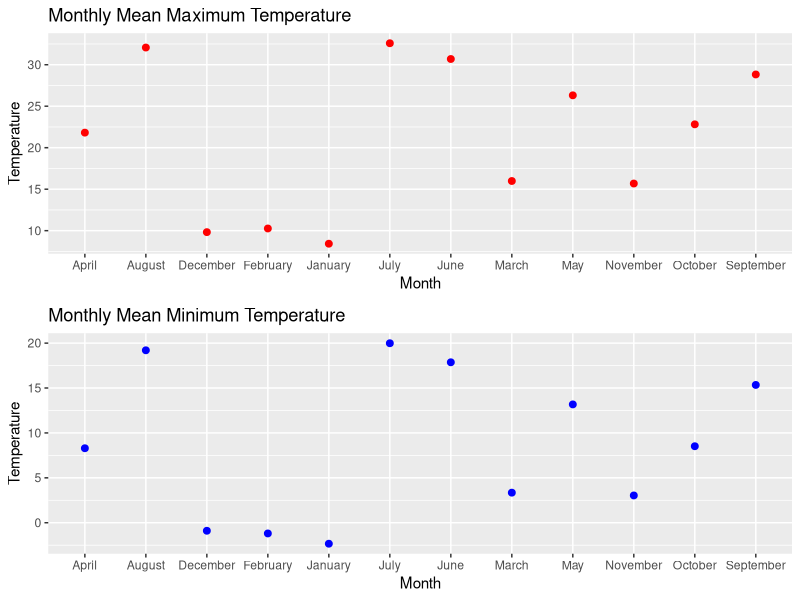
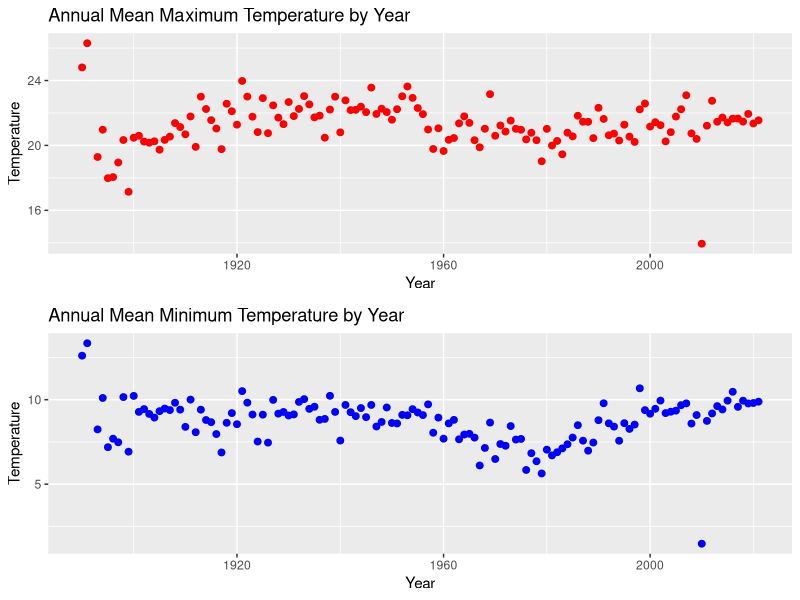
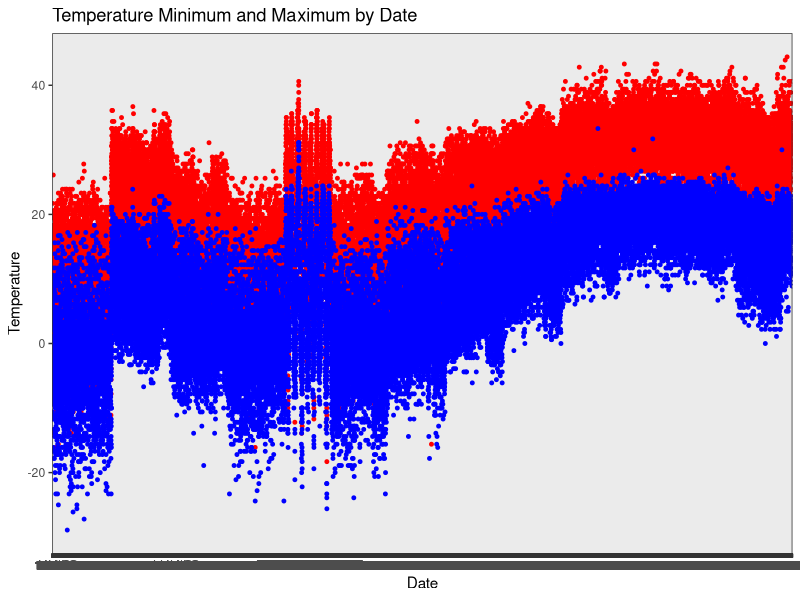

Write R code to recreate these figures, in order.
#lab_meeting_assignment
#Joe Endris

library(dplyr)
library(ggplot2)
library(gridExtra)

raw_climate <-read.csv("clarksville_climate.csv")

#clean shop, happy shop
clean_TMAX <- filter(raw_climate,TMAX !="")
clean_TMIN <- filter(clean_TMAX,TMIN !="")
climate <- filter(clean_TMIN, YEAR !="")

glimpse(climate)
head(climate)

#create mean TMIN/TMAX by month
monthlyTMAX <- climate %>%
  group_by(MONTH) %>%
  summarise(meanTMAX = mean(TMAX),
            sdTMAX = sd(TMAX))

monthlyTMIN <- climate %>%
  group_by(MONTH) %>%
  summarise(
    meanTMIN = mean(TMIN),
            sdTMIN = sd(TMIN))


#plot monthly mean TMAX/TMIN
monthlyTMAX_plot <- ggplot(monthlyTMAX, aes(x= MONTH, y=meanTMAX))+
  geom_point(size=2, color="red")+
  xlab("Month")+
  ylab("Temperature")+
  ggtitle("Monthly Mean Maximum Temperature")

monthlyTMIN_plot <- ggplot(monthlyTMIN, aes(x= MONTH, y=meanTMIN))+
  geom_point(size=2, color="blue")+
  xlab("Month")+
  ylab("Temperature")+
  ggtitle("Monthly Mean Minimum Temperature")

grid.arrange(monthlyTMAX_plot, monthlyTMIN_plot)

#create mean TMIN/TMAX by year
annualTMAX <-climate %>%
  group_by(YEAR) %>%
  summarise(meanTMAX = mean(TMAX),
            sdTMAX = sd(TMAX))

annualTMIN <-climate %>%
  group_by(YEAR) %>%
  summarise(
    meanTMIN = mean(TMIN),
    sdTMIN = sd(TMIN))


#plot annual mean TMAX/TMIN
annualTMAX_plot <- ggplot(annualTMAX, aes(x= YEAR, y=meanTMAX))+
  geom_point(size=2, color="red")+
  xlab("Year")+
  ylab("Temperature")+
  ggtitle("Annual Mean Maximum Temperature by Year")

annualTMIN_plot <- ggplot(annualTMIN, aes(x= YEAR, y=meanTMIN))+
  geom_point(size=2, color="blue")+
  xlab("Year")+
  ylab("Temperature")+
  ggtitle("Annual Mean Minimum Temperature by Year")

grid.arrange(annualTMAX_plot, annualTMIN_plot)

#ggplot for temperature max per day
ggplot(climate, aes(x=DATE))+
  geom_point(aes(y=TMAX), color="red", size=1)+
  geom_point(aes(y=TMIN), color="blue", size=1)+
  theme_bw()+
  xlab("Date")+
  ylab("Temperature")+
  ggtitle("Temperature Minimum and Maximum by Date")

